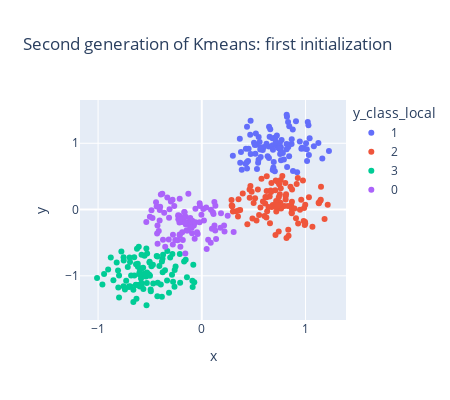

The cell this chart's notebook holds for it:
### Markdown cell above
##### Plot the result

### Code cell
df=pd.DataFrame()
df['y_class_local']=argmin.astype('str')
df['x']=X4[:,0]
df['y']=X4[:,1]
px.scatter(df,x='x',y='y',color='y_class_local',height=400, width=450,
           title='Second generation of Kmeans: first initialization')
